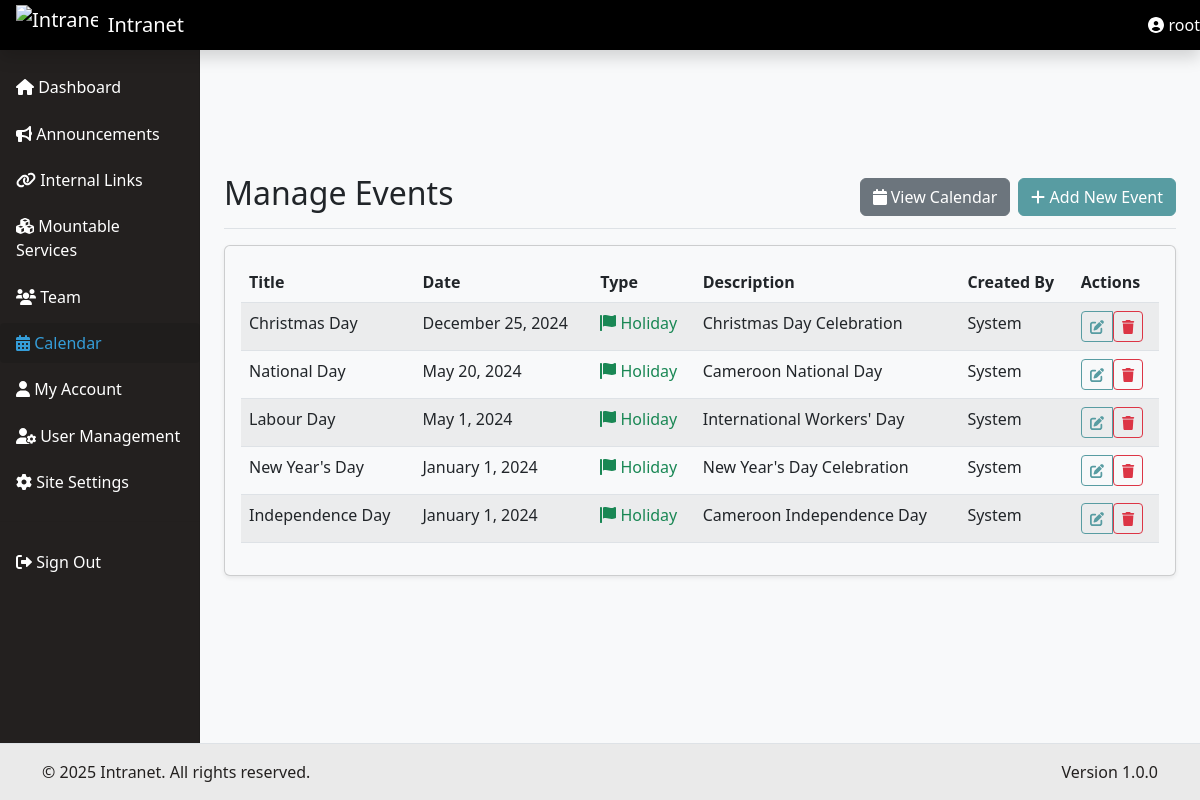
Page /admin/events/index.php (signed in) on the committed database.
### tables this page shows
CREATE TABLE `events` (
  `id` int(11) NOT NULL,
  `title` varchar(255) NOT NULL,
  `description` text DEFAULT NULL,
  `event_date` date NOT NULL,
  `event_type` enum('birthday','holiday','meeting','other') NOT NULL,
  `user_id` int(11) DEFAULT NULL,
  `created_at` timestamp NOT NULL DEFAULT current_timestamp(),
  `updated_at` timestamp NOT NULL DEFAULT current_timestamp() ON UPDATE current_timestamp()
);

### admin/events/index.php (the view, shortened to what this page needs)
<?php
require_once __DIR__ . '/../../config/database.php';
$query = "SELECT e.*, u.full_name
          FROM events e
          LEFT JOIN users u ON e.user_id = u.id
          ORDER BY e.event_date DESC";
$result = $db->query($query);
$events = $result->fetch_all(MYSQLI_ASSOC);
$current_page = 'calendar';
require_once '../../includes/header.php';
?>
<div class="container-fluid">
    <div class="row">
        <?php require_once '../../includes/sidebar.php'; ?>
        <main class="col-md-9 ms-sm-auto col-lg-10 px-md-4">
            <div class="d-flex justify-content-between flex-wrap flex-md-nowrap align-items-center pt-3 pb-2 mb-3 border-bottom">
                <h1 class="h2">Manage Events</h1>
                <div class="btn-toolbar mb-2 mb-md-0">
                    <a href="<?php echo SITE_URL; ?>/calendar/" class="btn btn-secondary me-2">
                        <i class="fas fa-calendar"></i> View Calendar
                    </a>
                    <a href="<?php echo SITE_URL; ?>/admin/events/create.php" class="btn btn-primary">
                        <i class="fas fa-plus"></i> Add New Event
                    </a>
                </div>
            </div>
            <div class="card">
                <div class="card-body">
                    <div class="table-responsive">
                        <table class="table table-striped table-hover">
                            <thead>
                                <tr>
                                    <th>Title</th>
                                    <th>Date</th>
                                    <th>Type</th>
                                    <th>Description</th>
                                    <th>Created By</th>
                                    <th>Actions</th>
                                </tr>
                            </thead>
                            <tbody>
                                <?php foreach ($events as $event): ?>
                                    <tr>
                                        <td><?php echo htmlspecialchars($event['title']); ?></td>
                                        <td><?php echo date('F j, Y', strtotime($event['event_date'])); ?></td>
                                        <td>
                                            <?php
                                            $typeClass = '';
                                            switch ($event['event_type']) {
                                                case 'holiday':
                                                    $typeClass = 'text-success';
                                                    break;
                                            }
                                            ?>
                                            <span class="<?php echo $typeClass; ?>">
                                                <i class="fas fa-<?php echo $event['event_type'] === 'holiday' ? 'flag' : ($event['event_type'] === 'meeting' ? 'users' : 'calendar-alt'); ?>"></i>
                                                <?php echo ucfirst($event['event_type']); ?>
                                            </span>
                                        </td>
                                        <td><?php echo htmlspecialchars($event['description']); ?></td>
                                        <td><?php echo htmlspecialchars($event['full_name'] ?? 'System'); ?></td>
                                        <td>
                                            <div class="btn-group">
                                                <a href="<?php echo SITE_URL; ?>/admin/events/edit.php?id=<?php echo $event['id']; ?>"
                                                   class="btn btn-sm btn-outline-primary">
                                                    <i class="fas fa-edit"></i>
                                                </a>
                                                <form method="POST" action="" class="d-inline"
                                                      onsubmit="return confirm('Are you sure you want to delete this event?');">
                                                    <button type="submit" name="delete" class="btn btn-sm btn-outline-danger">
                                                        <i class="fas fa-trash"></i>
                                                    </button>
                                                </form>
                                            </div>
                                        </td>
                                    </tr>
                                <?php endforeach; ?>
                            </tbody>
                        </table>
                    </div>
                </div>
            </div>
        </main>
    </div>
</div>
<?php require_once '../../includes/footer.php'; ?>

### includes/header.php (shortened to what this page needs)
<?php
$query = "SELECT setting_key, setting_value FROM site_settings WHERE setting_key IN ('site_name', 'site_logo')";
$result = $db->query($query);
$settings = [];
while ($row = $result->fetch_assoc()) {
    $settings[$row['setting_key']] = $row['setting_value'];
}
?>
<!DOCTYPE html>
<html lang="en">
<head>
    <link href="https://cdn.jsdelivr.net/npm/bootstrap@5.3.0/dist/css/bootstrap.min.css" rel="stylesheet">
    <link href="https://cdnjs.cloudflare.com/ajax/libs/font-awesome/6.0.0/css/all.min.css" rel="stylesheet">
    <link href="<?php echo SITE_URL; ?>/assets/css/style.css" rel="stylesheet">
</head>
<body>
    <header class="navbar navbar-dark sticky-top bg-dark flex-md-nowrap p-0 shadow">
        <a class="navbar-brand col-md-3 col-lg-2 me-0 px-3" href="<?php echo SITE_URL; ?>">
            <?php if (isset($settings['site_logo']) && $settings['site_logo'] !== 'default-logo.png'): ?>
                <img src="<?php echo SITE_URL; ?>/public/uploads/logos/<?php echo htmlspecialchars($settings['site_logo']); ?>"
                     alt="<?php echo htmlspecialchars($settings['site_name']); ?>">
            <?php endif; ?>
            <span><?php echo htmlspecialchars($settings['site_name'] ?? 'IRCAD Africa Intranet'); ?></span>
        </a>
        <div class="navbar-nav">
            <div class="nav-item text-nowrap">
                <a class="nav-link" href="<?php echo SITE_URL; ?>/my-account/">
                    <i class="fas fa-user-circle"></i> <?php echo htmlspecialchars($_SESSION['user']['full_name'] ?? $_SESSION['user']['username']); ?>
                </a>
            </div>
        </div>
    </header>
    <div class="container-fluid">
        <div class="row">
            <?php include 'sidebar.php'; ?>
            <main class="col-md-9 ms-sm-auto col-lg-10 px-md-4">
            </main>
        </div>
    </div>
</body>
</html>

### includes/sidebar.php (shortened to what this page needs)
<nav id="sidebarMenu" class="col-md-3 col-lg-2 d-md-block bg-light sidebar collapse">
    <div class="position-sticky pt-3">
        <ul class="nav flex-column">
            <li class="nav-item">
                <a class="nav-link <?php echo $current_page === 'dashboard' || $current_page === 'index' ? 'active' : ''; ?>" href="<?php echo SITE_URL; ?>">
                    <i class="fas fa-home"></i> Dashboard
                </a>
            </li>
            <li class="nav-item">
                <a class="nav-link <?php echo $current_page === 'announcements' ? 'active' : ''; ?>" href="<?php echo SITE_URL; ?>/announcements/">
                    <i class="fas fa-bullhorn"></i> Announcements
                </a>
            </li>
            <li class="nav-item">
                <a class="nav-link <?php echo $current_page === 'internal-links' ? 'active' : ''; ?>" href="<?php echo SITE_URL; ?>/internal-links/">
                    <i class="fas fa-link"></i> Internal Links
                </a>
            </li>
            <li class="nav-item">
                <a class="nav-link <?php echo $current_page === 'mountable-services' ? 'active' : ''; ?>" href="<?php echo SITE_URL; ?>/mountable-services/">
                    <i class="fas fa-cubes"></i> Mountable Services
                </a>
            </li>
            <li class="nav-item">
                <a class="nav-link <?php echo $current_page === 'team' ? 'active' : ''; ?>" href="<?php echo SITE_URL; ?>/team">
                    <i class="fas fa-users"></i> Team
                </a>
            </li>
            <li class="nav-item">
                <a class="nav-link <?php echo $current_page === 'calendar' ? 'active' : ''; ?>" href="<?php echo SITE_URL; ?>/calendar">
                    <i class="fas fa-calendar-alt"></i> Calendar
                </a>
            </li>
            <li class="nav-item">
                <a class="nav-link <?php echo $current_page === 'my-account' ? 'active' : ''; ?>" href="<?php echo SITE_URL; ?>/my-account">
                    <i class="fas fa-user"></i> My Account
                </a>
            </li>
            <?php if (isset($_SESSION['user']) && $_SESSION['user']['role'] === 'admin'): ?>
            <li class="nav-item">
                <a class="nav-link <?php echo $current_page === 'users' ? 'active' : ''; ?>" href="<?php echo SITE_URL; ?>/users/">
                    <i class="fas fa-user-cog"></i> User Management
                </a>
            </li>
            <li class="nav-item">
                <a class="nav-link <?php echo $current_page === 'site-settings' ? 'active' : ''; ?>" href="<?php echo SITE_URL; ?>/admin/site-settings.php">
                    <i class="fas fa-cog"></i> Site Settings
                </a>
            </li>
            <?php endif; ?>
        </ul>
        <hr class="my-3">
        <ul class="nav flex-column">
            <li class="nav-item">
                <a class="nav-link" href="<?php echo SITE_URL; ?>/auth/logout.php">
                    <i class="fas fa-sign-out-alt"></i> Sign Out
                </a>
            </li>
        </ul>
    </div>
</nav>

### includes/footer.php (shortened to what this page needs)
<footer class="footer mt-auto py-3 bg-light border-top">
    <div class="container">
        <div class="row">
            <div class="col-md-6">
                <span class="text-muted">&copy; <?php echo date('Y'); ?> <?php echo htmlspecialchars($settings['site_name'] ?? 'IRCAD Africa Intranet'); ?>. All rights reserved.</span>
            </div>
            <div class="col-md-6 text-end">
                <span class="text-muted">Version 1.0.0</span>
            </div>
        </div>
    </div>
</footer>
</body>
</html>

### assets/css/style.css (style rules this page uses)
.sidebar { position: fixed; top: 0; bottom: 0; left: 0; z-index: 100; padding: 48px 0 0; box-shadow: inset -1px 0 0 rgba(0, 0, 0, .1); }
.sidebar .nav-link { font-weight: 500; color: #333; padding: 0.5rem 1rem; }
.sidebar .nav-link.active { color: #2470dc; }
main { padding-top: 1.5rem; }
.card { margin-bottom: 1rem; box-shadow: 0 0.125rem 0.25rem rgba(0, 0, 0, 0.075); }
.btn-primary { background-color: #2470dc; border-color: #2470dc; }
.table th { border-top: none; background-color: #f8f9fa; }

### includes/sidebar.php (style rules this page uses)
.sidebar { position: fixed; top: 0; bottom: 0; left: 0; z-index: 100; padding: 48px 0 0; box-shadow: inset -1px 0 0 rgba(0, 0, 0, .1); background-color: var(--bs-sidebar-bg) !important; }
.sidebar .nav-link { font-weight: 500; color: var(--bs-sidebar-text) !important; padding: 0.5rem 1rem; margin: 0.2rem 0; border-radius: 0.25rem; transition: all 0.3s ease; }
.sidebar .nav-link.active { color: var(--bs-sidebar-active) !important; background-color: rgba(0, 0, 0, 0.1); }
.sidebar hr { border-color: rgba(0, 0, 0, 0.1); margin: 1rem 0; }

### includes/footer.php (style rules this page uses)
.footer { position: fixed; bottom: 0; width: 100%; background-color: var(--bs-footer-bg) !important; color: var(--bs-footer-text) !important; z-index: 1000; }
.footer .text-muted { color: var(--bs-footer-text) !important; }
main { padding-bottom: 60px; }

### rows in the picture
events: title "Christmas Day", event_date "December 25, 2024", event_type "Holiday", description "Christmas Day Celebration", full_name "System"
events: title "National Day", event_date "May 20, 2024", event_type "Holiday", description "Cameroon National Day", full_name "System"
events: title "Labour Day", event_date "May 1, 2024", event_type "Holiday", description "International Workers' Day", full_name "System"
events: title "New Year's Day", event_date "January 1, 2024", event_type "Holiday", description "New Year's Day Celebration", full_name "System"
events: title "Independence Day", event_date "January 1, 2024", event_type "Holiday", description "Cameroon Independence Day", full_name "System"

### other values in the picture
$settings['site_name'] "Intranet"
$_SESSION['user']['full_name'] "root"
